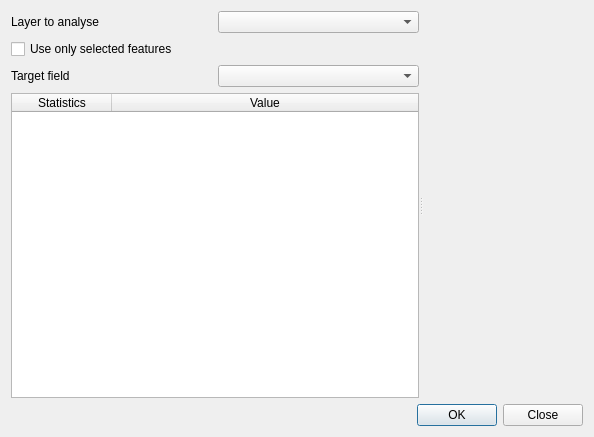
<?xml version="1.0" encoding="UTF-8"?>
<ui version="4.0">
 <class>Dialog</class>
 <widget class="QDialog" name="Dialog">
  <property name="geometry">
   <rect>
    <x>0</x>
    <y>0</y>
    <width>594</width>
    <height>437</height>
   </rect>
  </property>
  <property name="windowTitle">
   <string>Statist</string>
  </property>
  <layout class="QVBoxLayout" name="verticalLayout">
   <item>
    <widget class="QSplitter" name="splitter">
     <property name="orientation">
      <enum>Qt::Horizontal</enum>
     </property>
     <widget class="QWidget" name="layoutWidget">
      <layout class="QGridLayout" name="gridLayout">
       <item row="0" column="0">
        <widget class="QLabel" name="label">
         <property name="text">
          <string>Layer to analyse</string>
         </property>
        </widget>
       </item>
       <item row="0" column="1">
        <widget class="QgsMapLayerComboBox" name="cmbLayer"/>
       </item>
       <item row="1" column="0" colspan="2">
        <widget class="QCheckBox" name="chkSelectedOnly">
         <property name="text">
          <string>Use only selected features</string>
         </property>
        </widget>
       </item>
       <item row="2" column="1">
        <widget class="QgsFieldComboBox" name="cmbField"/>
       </item>
       <item row="2" column="0">
        <widget class="QLabel" name="label_2">
         <property name="text">
          <string>Target field</string>
         </property>
        </widget>
       </item>
       <item row="3" column="0" colspan="2">
        <widget class="QTableWidget" name="tblStatistics">
         <property name="editTriggers">
          <set>QAbstractItemView::NoEditTriggers</set>
         </property>
         <property name="alternatingRowColors">
          <bool>true</bool>
         </property>
         <property name="cornerButtonEnabled">
          <bool>false</bool>
         </property>
         <attribute name="horizontalHeaderStretchLastSection">
          <bool>true</bool>
         </attribute>
         <attribute name="verticalHeaderVisible">
          <bool>false</bool>
         </attribute>
         <column>
          <property name="text">
           <string>Statistics</string>
          </property>
         </column>
         <column>
          <property name="text">
           <string>Value</string>
          </property>
         </column>
        </widget>
       </item>
      </layout>
     </widget>
     <widget class="QMatplotlibWidget" name="mplWidget" native="true"/>
    </widget>
   </item>
   <item>
    <widget class="QDialogButtonBox" name="buttonBox">
     <property name="orientation">
      <enum>Qt::Horizontal</enum>
     </property>
     <property name="standardButtons">
      <set>QDialogButtonBox::Close|QDialogButtonBox::Ok</set>
     </property>
    </widget>
   </item>
  </layout>
 </widget>
 <customwidgets>
  <customwidget>
   <class>QgsFieldComboBox</class>
   <extends>QComboBox</extends>
   <header>qgsfieldcombobox.h</header>
  </customwidget>
  <customwidget>
   <class>QgsMapLayerComboBox</class>
   <extends>QComboBox</extends>
   <header>qgsmaplayercombobox.h</header>
  </customwidget>
  <customwidget>
   <class>QMatplotlibWidget</class>
   <extends>QWidget</extends>
   <header location="global">statist.gui.qmatplotlibwidget</header>
   <container>1</container>
  </customwidget>
 </customwidgets>
 <resources/>
 <connections>
  <connection>
   <sender>buttonBox</sender>
   <signal>accepted()</signal>
   <receiver>Dialog</receiver>
   <slot>accept()</slot>
   <hints>
    <hint type="sourcelabel">
     <x>248</x>
     <y>254</y>
    </hint>
    <hint type="destinationlabel">
     <x>157</x>
     <y>274</y>
    </hint>
   </hints>
  </connection>
  <connection>
   <sender>buttonBox</sender>
   <signal>rejected()</signal>
   <receiver>Dialog</receiver>
   <slot>reject()</slot>
   <hints>
    <hint type="sourcelabel">
     <x>316</x>
     <y>260</y>
    </hint>
    <hint type="destinationlabel">
     <x>286</x>
     <y>274</y>
    </hint>
   </hints>
  </connection>
 </connections>
</ui>
